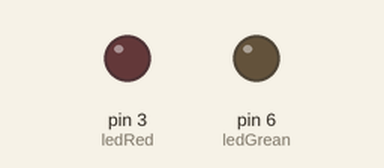
This sketch was run on a simulated Arduino Uno, built with avr-gcc and run on an emulated ATmega328P. Shown: output pins drawn as LEDs (lit = HIGH).

Above: at 0.05 s.
At 2.3 s:
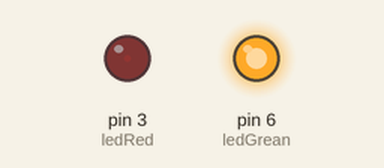
At 4.55 s:
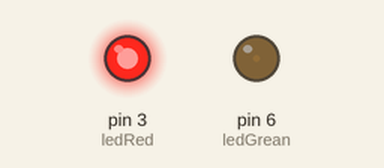
Timing chart, 0 to 5.9 s (numbered marks = the images above):
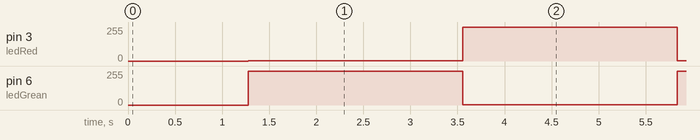

Measured:
- by itself, pin 3 (ledRed), pin 6 (ledGrean): alternates 254/255 for 2.3 s and 1/255 for 2.3 s

The sketch:

More_little.ino
```cpp
int val;
int ledRed = 3;
int ledGrean = 6;

void setup()
{

}

void loop()
{
  for (val = 0; val < 255; val++){
    analogWrite(ledGrean,val);
    analogWrite(ledRed,255-val);
    delay(5);
  }
  delay(1000);
  for (val = 255; val !=0; val--){
    analogWrite(ledGrean, val);
    analogWrite(ledRed,255-val);
    delay(5);
  }
  delay(1000);
}
```
